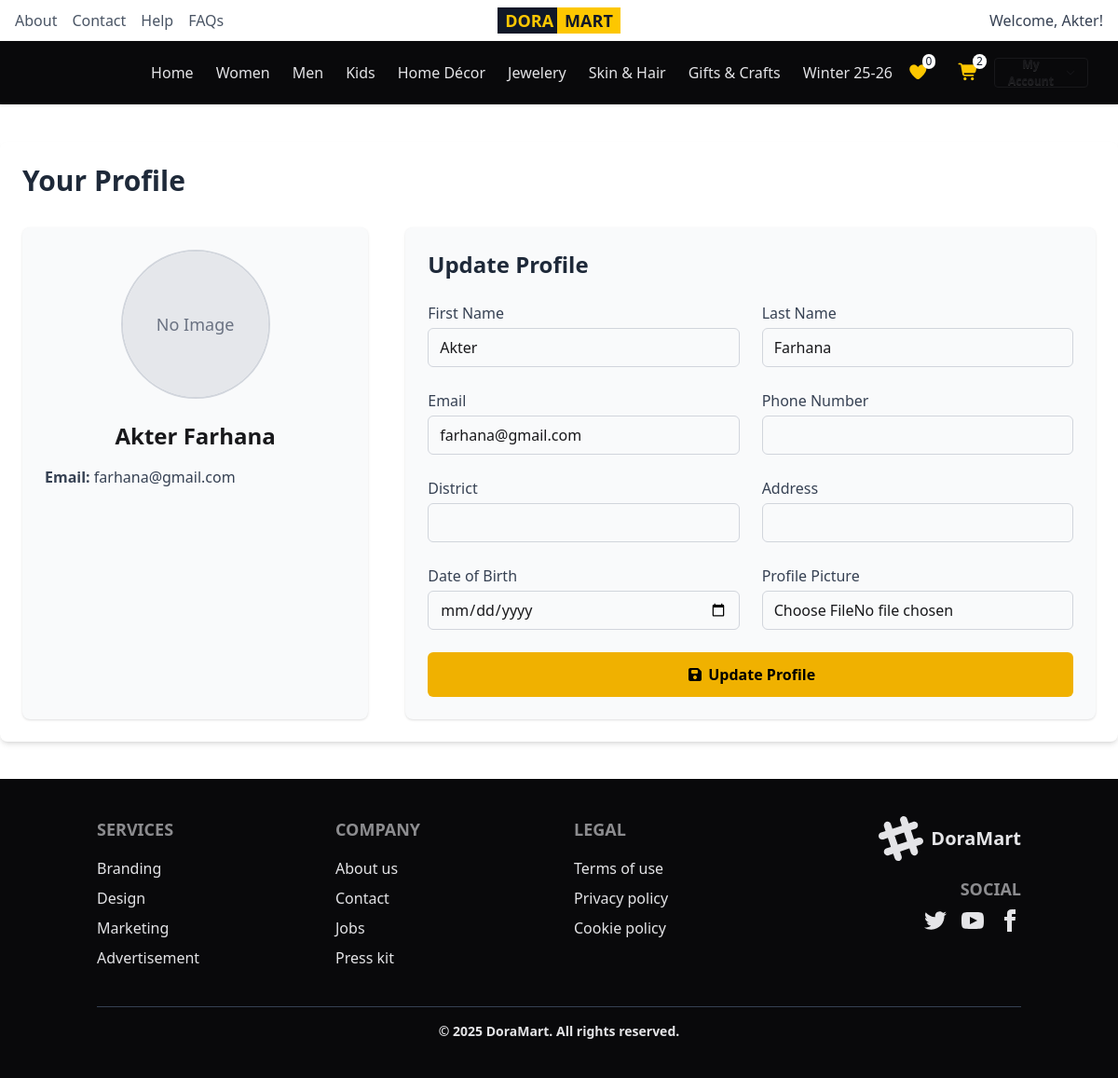
The app's page /users/profile.php (signed in), older data.
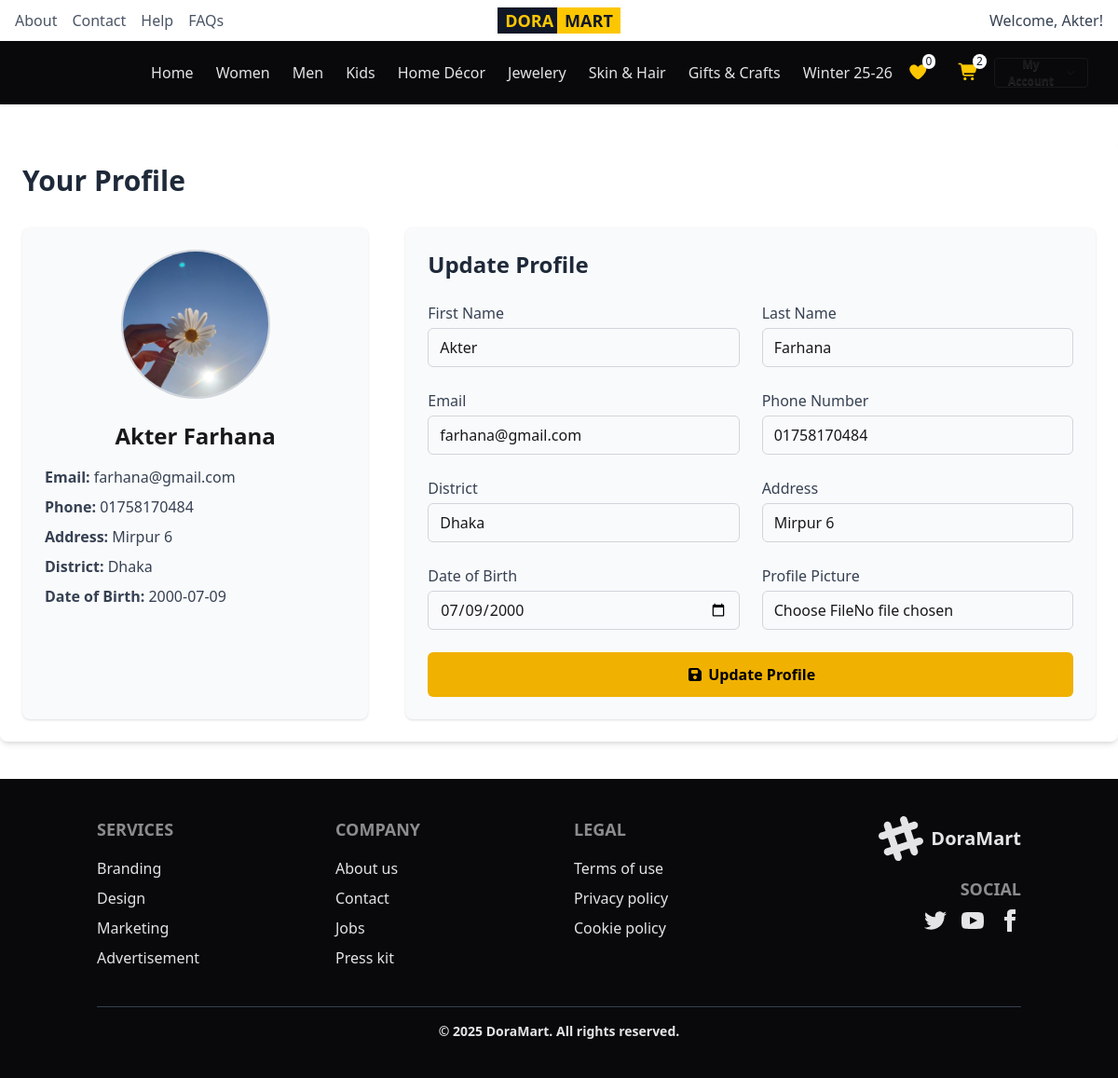
The same page, newer data.
### tables this page shows
CREATE TABLE `users` (
  `id` int(11) NOT NULL,
  `first_name` varchar(100) NOT NULL,
  `last_name` varchar(100) DEFAULT NULL,
  `email` varchar(150) NOT NULL,
  `password` varchar(255) NOT NULL,
  `role` enum('user','admin') DEFAULT 'user',
  `status` tinyint(4) NOT NULL DEFAULT 1,
  `created_at` timestamp NOT NULL DEFAULT current_timestamp()
);

CREATE TABLE `user_profile` (
  `id` int(11) NOT NULL,
  `user_id` int(11) NOT NULL,
  `phone_number` varchar(20) DEFAULT NULL,
  `location` varchar(255) DEFAULT NULL,
  `address` text DEFAULT NULL,
  `date_of_birth` date DEFAULT NULL,
  `profile_picture` varchar(255) DEFAULT NULL,
  `created_at` timestamp NOT NULL DEFAULT current_timestamp(),
  `updated_at` timestamp NOT NULL DEFAULT current_timestamp() ON UPDATE current_timestamp()
);

### users/profile.php (the view, shortened to what this page needs)
<?php
include __DIR__ . '/../includes/header.php';
include __DIR__ . '/../includes/topbar.php';
include __DIR__ . '/../includes/navbar.php';
$user_id = $_SESSION['user_id'] ?? null;
$stmt = $con->prepare("SELECT first_name, last_name, email FROM users WHERE id = ?");
$stmt->bind_param("i", $user_id);
$stmt->execute();
$user_result = $stmt->get_result();
$user = $user_result->fetch_assoc();
$stmt = $con->prepare("SELECT phone_number, location, address, date_of_birth, profile_picture FROM user_profile WHERE user_id = ?");
$stmt->bind_param("i", $user_id);
$stmt->execute();
$profile_result = $stmt->get_result();
$profile = $profile_result->fetch_assoc() ?? [
    'phone_number' => '',
    'location' => '',
    'address' => '',
    'date_of_birth' => '',
    'profile_picture' => ''
];
?>
<div class="max-w-7xl mx-auto my-10 p-6 bg-white rounded-lg shadow-md">
    <h2 class="text-3xl font-bold mb-8 text-gray-800">Your Profile</h2>
    <div class="flex flex-col md:flex-row gap-10">
        <div class="md:w-1/3 bg-gray-50 p-6 rounded-lg shadow-sm">
            <div class="w-40 h-40 rounded-full overflow-hidden mx-auto mb-6 border-2 border-gray-300">
                <?php if(!empty($profile['profile_picture']) && file_exists("../users_image/" . $profile['profile_picture'])): ?>
                    <img src="../users_image/<?php echo htmlspecialchars($profile['profile_picture']); ?>" alt="Profile Picture" class="w-full h-full object-cover">
                <?php else: ?>
                    <div class="w-full h-full flex items-center justify-center bg-gray-200 text-gray-500 text-lg">No Image</div>
                <?php endif; ?>
            </div>
            <h3 class="text-2xl font-semibold text-center mb-4"><?php echo htmlspecialchars($user['first_name'] . ' ' . $user['last_name']); ?></h3>
            <div class="space-y-2 text-gray-700">
                <p><span class="font-semibold">Email:</span> <?php echo htmlspecialchars($user['email']); ?></p>
                <?php if(!empty($profile['phone_number'])): ?>
                    <p><span class="font-semibold">Phone:</span> <?php echo htmlspecialchars($profile['phone_number']); ?></p>
                <?php endif; ?>
                <?php if(!empty($profile['address'])): ?>
                    <p><span class="font-semibold">Address:</span> <?php echo htmlspecialchars($profile['address']); ?></p>
                <?php endif; ?>
                <?php if(!empty($profile['location'])): ?>
                    <p><span class="font-semibold">District:</span> <?php echo htmlspecialchars($profile['location']); ?></p>
                <?php endif; ?>
                <?php if(!empty($profile['date_of_birth'])): ?>
                    <p><span class="font-semibold">Date of Birth:</span> <?php echo htmlspecialchars($profile['date_of_birth']); ?></p>
                <?php endif; ?>
            </div>
        </div>
        <div class="md:w-2/3 bg-gray-50 p-6 rounded-lg shadow-sm">
            <h3 class="text-2xl font-semibold mb-6 text-gray-800">Update Profile</h3>
            <form action="update_profile.php" method="POST" enctype="multipart/form-data" class="grid grid-cols-1 md:grid-cols-2 gap-6">
                <div>
                    <label class="block text-gray-700 font-medium mb-1">First Name</label>
                    <input type="text" name="first_name" value="<?php echo htmlspecialchars($user['first_name']); ?>" required
                        class="w-full border border-gray-300 rounded-md px-3 py-2 focus:outline-none focus:ring-2 focus:ring-blue-500">
                </div>
                <div>
                    <label class="block text-gray-700 font-medium mb-1">Last Name</label>
                    <input type="text" name="last_name" value="<?php echo htmlspecialchars($user['last_name']); ?>" required
                        class="w-full border border-gray-300 rounded-md px-3 py-2 focus:outline-none focus:ring-2 focus:ring-blue-500">
                </div>
                <div>
                    <label class="block text-gray-700 font-medium mb-1">Email</label>
                    <input type="email" name="email" value="<?php echo htmlspecialchars($user['email']); ?>" required
                        class="w-full border border-gray-300 rounded-md px-3 py-2 focus:outline-none focus:ring-2 focus:ring-blue-500">
                </div>
                <div>
                    <label class="block text-gray-700 font-medium mb-1">Phone Number</label>
                    <input type="text" name="phone_number" value="<?php echo htmlspecialchars($profile['phone_number']); ?>" required
                        class="w-full border border-gray-300 rounded-md px-3 py-2 focus:outline-none focus:ring-2 focus:ring-blue-500">
                </div>
                <div>
                    <label class="block text-gray-700 font-medium mb-1">District</label>
                    <input type="text" name="location" value="<?php echo htmlspecialchars($profile['location']); ?>"
                        class="w-full border border-gray-300 rounded-md px-3 py-2 focus:outline-none focus:ring-2 focus:ring-blue-500">
                </div>
                <div>
                    <label class="block text-gray-700 font-medium mb-1">Address</label>
                    <input type="text" name="address" value="<?php echo htmlspecialchars($profile['address']); ?>"
                        class="w-full border border-gray-300 rounded-md px-3 py-2 focus:outline-none focus:ring-2 focus:ring-blue-500">
                </div>
                <div>
                    <label class="block text-gray-700 font-medium mb-1">Date of Birth</label>
                    <input type="date" name="date_of_birth" value="<?php echo htmlspecialchars($profile['date_of_birth']); ?>"
                        class="w-full border border-gray-300 rounded-md px-3 py-2 focus:outline-none focus:ring-2 focus:ring-blue-500">
                </div>
                <div>
                    <label class="block text-gray-700 font-medium mb-1">Profile Picture</label>
                    <input type="file" name="profile_picture"
                        class="w-full border border-gray-300 rounded-md px-3 py-2 focus:outline-none focus:ring-2 focus:ring-blue-500">
                </div>
                <div class="md:col-span-2">
                    <button type="submit" name="update_profile"
                        class="w-full bg-yellow-500 hover:bg-yellow-400 text-black px-6 py-3 rounded-md font-semibold transition duration-200">
                        <i class="fas fa-save"></i> Update Profile
                    </button>
                </div>
            </form>
        </div>
    </div>
</div>
<?php
include __DIR__ . '/../includes/footer.php';
?>

### includes/header.php (shortened to what this page needs)
<!DOCTYPE html>
<html lang="en">
<head>
    <script src="https://cdn.jsdelivr.net/npm/@tailwindcss/browser@4"></script>
    <link href="https://cdn.jsdelivr.net/npm/daisyui@5" rel="stylesheet" type="text/css" />
    <link rel="stylesheet" href="https://cdnjs.cloudflare.com/ajax/libs/font-awesome/7.0.1/css/all.min.css"
 />
</head>
<body>

### includes/topbar.php (shortened to what this page needs)
<div id="topbar" class="hidden lg:block bg-white py-2 shadow-sm">
  <div class="max-w-7xl mx-auto px-4">
    <div class="grid grid-cols-3 items-center">
      <div class="flex gap-4 text-gray-600">
        <a href="<?= BASE_URL ?>pages/about.php" class="hover:text-yellow-500">About</a>
        <a href="<?= BASE_URL ?>pages/contact.php"   class="hover:text-yellow-500">Contact</a>
        <a href="<?= BASE_URL ?>pages/help.php" class="hover:text-yellow-500">Help</a>
        <a href="<?= BASE_URL ?>pages/faq.php" class="hover:text-yellow-500">FAQs</a>
      </div>
      <div class="text-center">
        <a href="#" class="inline-flex items-center">
          <span class="text-lg font-bold uppercase bg-gray-900 text-yellow-400 px-2">
            Dora
          </span>
          <span class="text-lg font-bold uppercase bg-yellow-400 text-gray-900 px-2 -ml-1">
            Mart
          </span>
        </a>
      </div>
      <div class="flex justify-end gap-2">
        <?php if(!isset($_SESSION['user_id'])): ?>
          <a href="#" class="flex items-center gap-1 bg-yellow-400 text-gray-900 px-3 py-1 rounded text-sm font-semibold hover:bg-yellow-500">
            <i class="fas fa-store"></i> Become A Seller
          </a>
          <a href="<?php echo BASE_URL;?>users/login.php" class="flex items-center gap-1 bg-yellow-400 text-gray-900 px-3 py-1 rounded text-sm font-semibold hover:bg-yellow-500">
            <i class="fas fa-sign-in-alt"></i> Sign In
          </a>
          <a href="<?php echo BASE_URL ;?>users/register.php" class="flex items-center gap-1 bg-yellow-400 text-gray-900 px-3 py-1 rounded text-sm font-semibold hover:bg-yellow-500">
            <i class="fas fa-user-plus"></i> Sign Up
          </a>
        <?php else: ?>
          <span class="text-gray-700 font-medium">Welcome, <?php echo $_SESSION['user_name']; ?>!</span>
        <?php endif; ?>
      </div>
    </div>
  </div>
</div>

### includes/navbar.php (shortened to what this page needs)
<?php
$user_id = $_SESSION['user_id'] ?? 0;
$wishlist_count = 0;
$cart_count = 0;
if ($user_id) {
    $res = $con->query("SELECT COUNT(*) as cnt FROM wishlist WHERE user_id=$user_id");
    $wishlist_count = $res->fetch_assoc()['cnt'];
    $res = $con->query("SELECT SUM(quantity) as cnt FROM cart WHERE user_id=$user_id");
    $cart_count = $res->fetch_assoc()['cnt'] ?? 0;
}
?>
<nav class="navbar bg-neutral text-neutral-content shadow-sm px-4 lg:px-8">
  <div class="navbar-center hidden lg:flex">
    <ul class="menu menu-horizontal px-1 text-base">
      <li><a href="<?= BASE_URL ?>index1.php">Home</a></li>
      <li><a href="<?= BASE_URL ?>index1.php">Women</a></li>
      <li><a href="<?= BASE_URL ?>index1.php">Men</a></li>
      <li><a href="<?= BASE_URL ?>index1.php">Kids</a></li>
      <li><a href="<?= BASE_URL ?>index1.php">Home Décor</a></li>
      <li><a href="<?= BASE_URL ?>index1.php">Jewelery</a></li>
      <li><a href="<?= BASE_URL ?>index1.php">Skin & Hair</a></li>
      <li><a href="<?= BASE_URL ?>index1.php">Gifts & Crafts</a></li>
      <li><a href="<?= BASE_URL ?>index1.php">Winter 25-26</a></li>
    </ul>
  </div>
  <div class="navbar-end flex items-center gap-4">
<a href="<?= BASE_URL ?>pages/wishlist.php" class="relative">
  <i class="fas fa-heart text-yellow-400 text-lg"></i>
  <span id="wishlist-count"
        class="absolute -top-2 -right-2 bg-white text-gray-900 text-xs rounded-full px-1">
         <?= $wishlist_count ?>
  </span>
</a>
<a href="<?= BASE_URL ?>pages/cart.php" class="relative ml-4">
  <i class="fas fa-shopping-cart text-yellow-400 text-lg"></i>
  <span id="cart-count"
        class="absolute -top-2 -right-2 bg-white text-gray-900 text-xs rounded-full px-1">
       <?= $cart_count ?>
  </span>
</a>
    <?php if (isset($_SESSION['user_id'])): ?>
      <div class="hidden lg:flex items-center space-x-2">
        <div class="dropdown dropdown-end">
          <label tabindex="0" class="btn btn-sm btn-outline">
            My Account
            <svg class="ml-1 w-4 h-4 inline" xmlns="http://www.w3.org/2000/svg" fill="none" viewBox="0 0 24 24" stroke="currentColor">
              <path stroke-linecap="round" stroke-linejoin="round" stroke-width="2" d="M19 9l-7 7-7-7"/>
            </svg>
          </label>
        </div>
      </div>
    <?php endif; ?>
  </div>
</nav>

### includes/footer.php (shortened to what this page needs)
<footer class="bg-neutral text-neutral-content">
  <div class="container mx-auto px-4 py-10">
    <div class="grid sm:grid-cols-2 lg:grid-cols-4 gap-8">
      <div>
        <h6 class="footer-title mb-4 text-lg font-semibold">Services</h6>
        <ul class="space-y-2">
          <li><a class="link link-hover">Branding</a></li>
          <li><a class="link link-hover">Design</a></li>
          <li><a class="link link-hover">Marketing</a></li>
          <li><a class="link link-hover">Advertisement</a></li>
        </ul>
      </div>
      <div>
        <h6 class="footer-title mb-4 text-lg font-semibold">Company</h6>
        <ul class="space-y-2">
          <li><a class="link link-hover">About us</a></li>
          <li><a class="link link-hover">Contact</a></li>
          <li><a class="link link-hover">Jobs</a></li>
          <li><a class="link link-hover">Press kit</a></li>
        </ul>
      </div>
      <div>
        <h6 class="footer-title mb-4 text-lg font-semibold">Legal</h6>
        <ul class="space-y-2">
          <li><a class="link link-hover">Terms of use</a></li>
          <li><a class="link link-hover">Privacy policy</a></li>
          <li><a class="link link-hover">Cookie policy</a></li>
        </ul>
      </div>
      <div class="flex flex-col items-start lg:items-end">
        <div class="flex items-center mb-4">
          <span class="font-bold text-xl">DoraMart</span>
        </div>
        <h6 class="footer-title mb-2 text-lg font-semibold">Social</h6>
        <div class="flex space-x-4">
          <a class="hover:text-blue-400">
          </a>
          <a class="hover:text-red-600">
          </a>
          <a class="hover:text-blue-700">
            <svg xmlns="http://www.w3.org/2000/svg" class="w-6 h-6 fill-current" viewBox="0 0 24 24">
              <path d="M9 8h-3v4h3v12h5v-12h3.642l.358-4h-4v-1.667c0-.955.192-1.333 1.115-1.333h2.885v-5h-3.808c-3.596 0-5.192 1.583-5.192 4.615v3.385z"/>
            </svg>
          </a>
        </div>
      </div>
    </div>
    <div class="mt-10 border-t border-gray-700 pt-4 text-center font-bold text-sm">
      © 2025 DoraMart. All rights reserved.
    </div>
  </div>
</footer>
</body>
</html>
</body>
</html>

Row changes from the older to the newer data that the page shows:
added user_profile: profile_picture (picture), phone_number "01758170484", address "Mirpur 6", location "Dhaka", date_of_birth "2000-07-09", date_of_birth "07/09/2000"
Text that changed along with them:
text no longer shown: "No Image"
text now shown: "Phone: Address: District: Date of Birth:"
